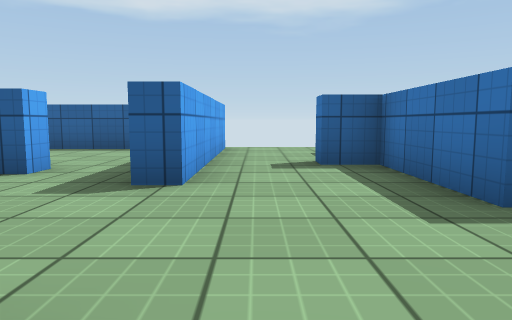
view 1 (above)

19 first-person views from a walk through a Unity game level. The camera is 0.62 m above the floor, tilts 6° down and sees 70° across. The floor is counted in squares, 1 m on a side. Each view is taken from the middle of a square. On the plan, view 1 faces up. The plan holds only what a view shows up to about 10 squares ahead; the rest is blank. The player character is not drawn. Surface patterns are stand-ins for the level's own textures.

view 2
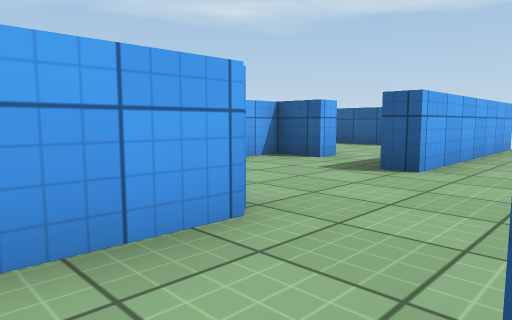

view 3
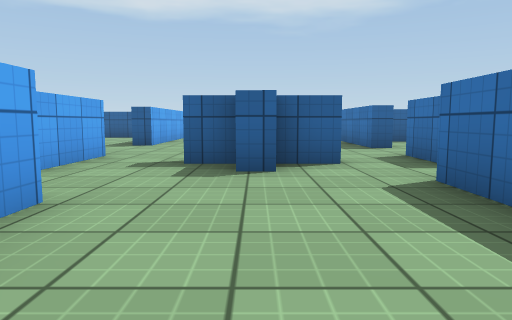

view 4
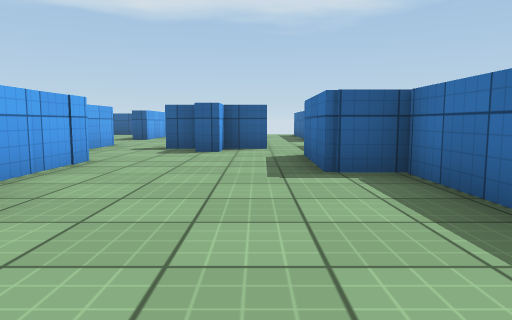

view 5
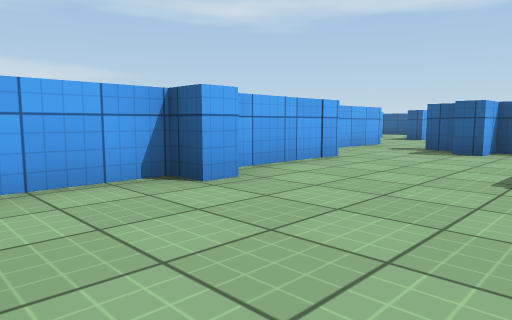

view 6
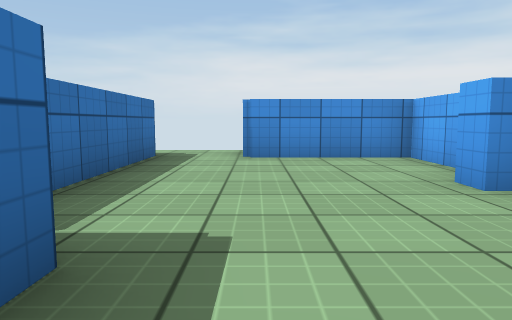

view 7
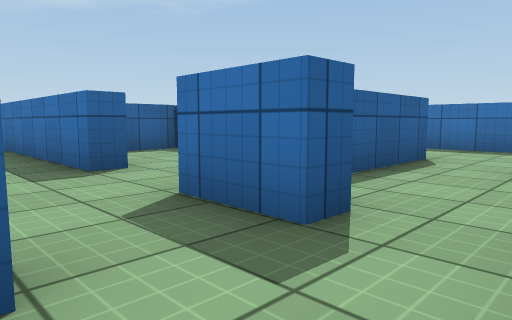

view 8
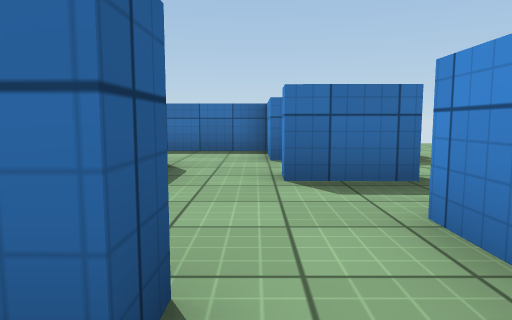

view 9
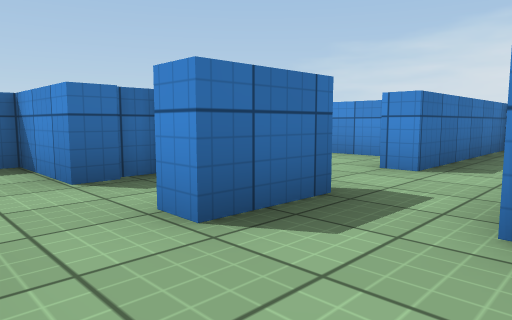

view 10
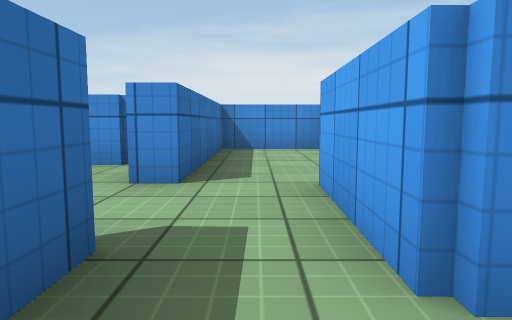

view 11
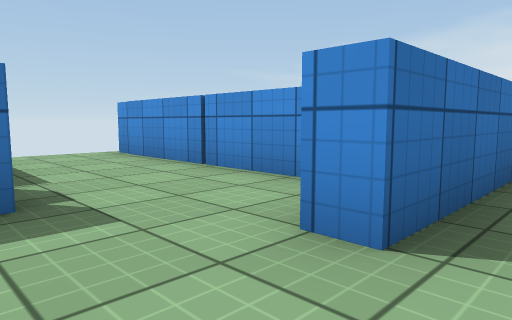

view 12
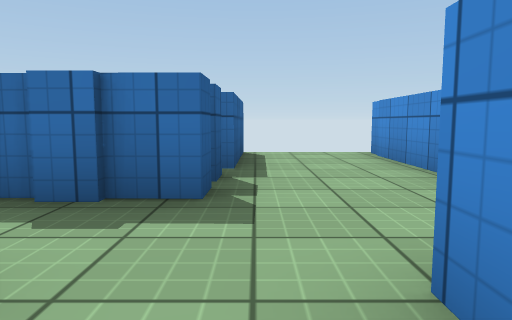

view 13
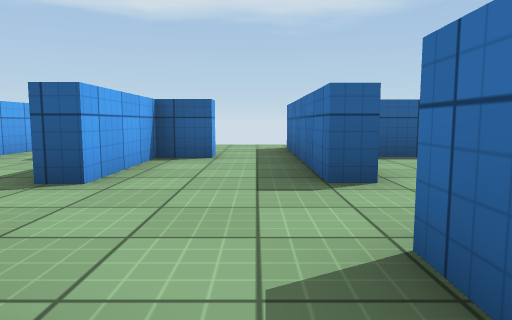

view 14
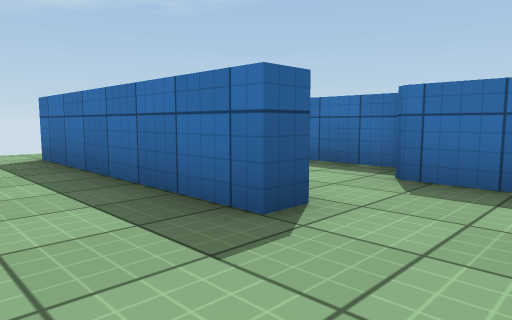

view 15
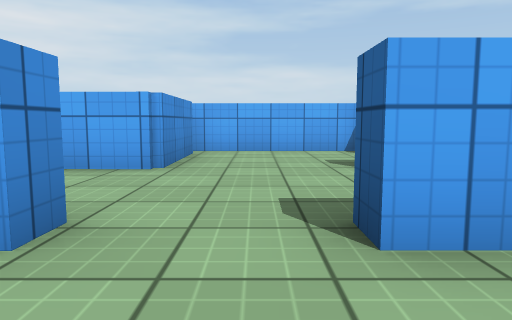

view 16
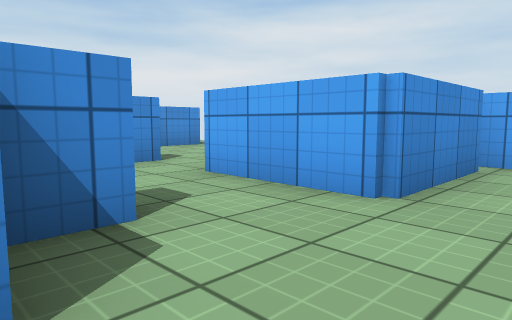

view 17
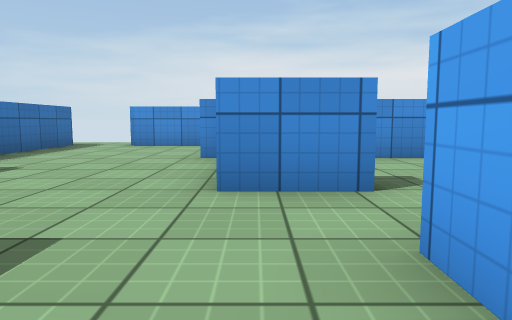

view 18
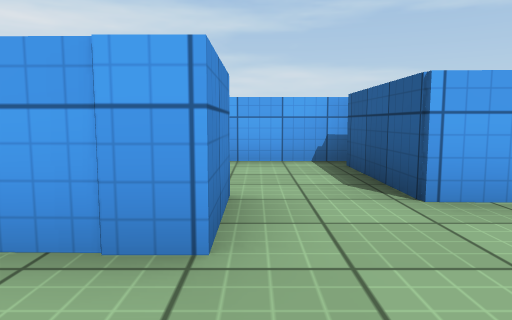

view 19
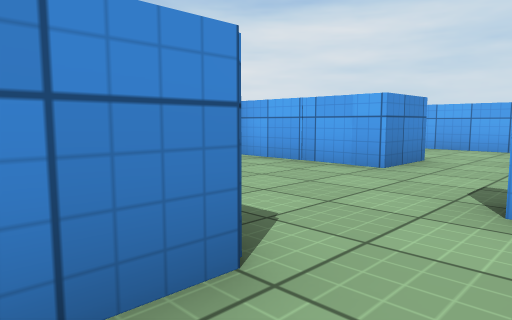

### Floor plan
Points are (right, up) in squares from view 1. A wall is a line through its corners. A room is listed if a view was taken in it or the views show most of it. See-through windows are left out.
Room 1 (views 1, 2, 3, 4, 5, 6, 7, 17, 18)
walls: (0.9, -6.1) (0.9, -6.7) (0.4, -6.7) (0.4, -9.3) (3.3, -9.3); (2.3, -1.5) (1.7, -1.5); (-1.1, -3.2) (0.4, -3.2) (0.4, -6.1); (1.7, -0.6) (0.9, -0.6); (4.8, -9.8) (4.8, -4.6) (3.9, -4.6) (3.9, -2.1); (-0.7, 0.7) (-0.8, -1.7)
ways out: opening at (3, -2) to room 2; opening at (0, 1) to room 3; opening at (-1, -2) to room 4
Room 2 (views 8, 9, 10, 11, 12, 13, 14, 15, 19)
walls: (7.8, -2.8) (7.8, -1.3) (8.3, -1.3); (9.4, 0.3) (6.8, 0.3) (6.9, 2.9); (5.2, -0.7) (4.7, -0.7) (4.8, 0.8); (10.4, -3.6) (9.9, -3.6) (9.9, -1.3) (11.8, -1.4) (11.8, 1.2); (7.7, -4.6) (8.4, -4.6); (11.3, -3.6) (10.7, -3.6); (3.9, -2.1) (6.4, -2.1) (6.4, -4.6); (5.3, 2.7) (4.8, 2.7) (4.9, 5.4); (3.4, -0.7) (2.3, -0.6) (2.3, -1.5); (8.8, -6.2) (14.2, -6.2); (14.4, -3.7) (11.8, -3.6); (3.3, 5.8) (3.3, 5.2) (2.3, 5.2) (2.3, 2.7)
ways out: opening at (3, -2) to room 1; opening at (2, 1.5) to room 3; opening at (7, -4) to room 5; opening at (6, 2) to room 7; opening at (4, 6); opening at (10.5, 1)
Room 3 (view 16)
walls: (2.3, 2.7) (1.8, 2.7) (1.8, 5.2) (0.9, 5.2) (0.9, 5.8); (1.8, 0.7) (2.4, 0.7); (-0.7, 5.5) (-0.7, 3.5); (0.9, -0.1) (1.8, -0.1)
ways out: opening at (0, 1) to room 1; opening at (2, 1.5) to room 2; opening at (-1, 2.5) to room 6; opening at (0, 5)
Room 4 (no view inside)
walls: (-0.8, -1.7) (-3.2, -1.7); (-3.7, -1.5) (-3.7, -4.3); (-4.1, -6.2) (-2, -6.2)
ways out: opening at (-1, -2) to room 1
Room 5 (no view inside)
walls: (5.5, -9.3) (7.6, -9.3) (7.7, -4.6)
ways out: opening at (7, -4) to room 2
Room 6 (no view inside)
walls: (-0.7, 3.5) (-1.2, 3.5); (-2.7, 4.9) (-2.7, 4.3) (-3.7, 4.3) (-3.7, 0.6); (-3.2, 0.8) (-0.7, 0.7)
ways out: opening at (-1, 2.5) to room 3; opening at (-2, 6)
Room 7 (no view inside)
walls: (7.9, 3.1) (7.9, 5.6); (7.8, 5.2) (6.1, 5.2)
ways out: opening at (6, 2) to room 2

Where each view was taken, in squares from view 1:
view 1: 0 up, 0 right, facing up
view 2: 1 down, 1 right, facing up-left
view 3: 6 down, 2 right, facing up
view 4: 9 down, 3 right, facing up
view 5: 9 down, 4 right, facing up-left
view 6: 3 down, 3 right, facing down
view 7: 2 down, 3 right, facing up-right
view 8: 1 down, 4 right, facing right
view 9: 0 up, 6 right, facing down-right
view 10: 1 down, 7 right, facing down
view 11: 3 down, 7 right, facing down-right
view 12: 4 down, 7 right, facing right
view 13: 1 down, 4 right, facing up
view 14: 1 up, 3 right, facing up-right
view 15: 2 up, 4 right, facing left
view 16: 2 up, 2 right, facing down-left
view 17: 0 up, 0 right, facing down
view 18: 3 down, 2 right, facing left
view 19: 1 down, 5 right, facing down-left
